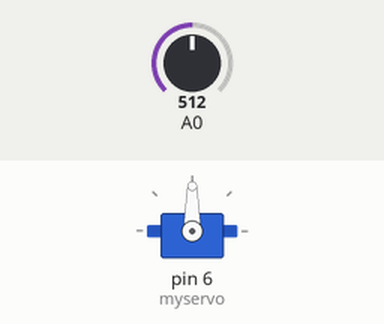
The sketch below on a simulated Arduino Uno, built with avr-gcc and run on an emulated ATmega328P. Shown: servo. The test bench sets the inputs (shaded band); at power-on: A0 = 512.

Above: at 1.2 s.
1.3 s: A0 set to 488
At 2.2 s:
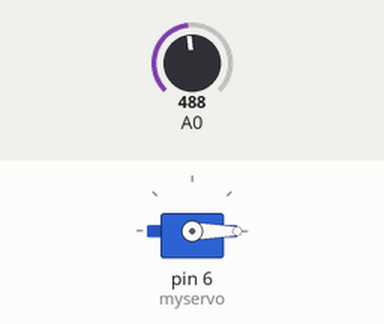
2.8 s: A0 set to 510
At 3.3 s:
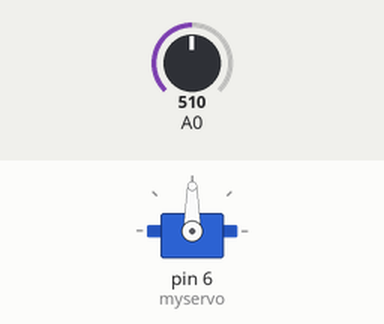
4.3 s: A0 set to 490
At 5.7 s:
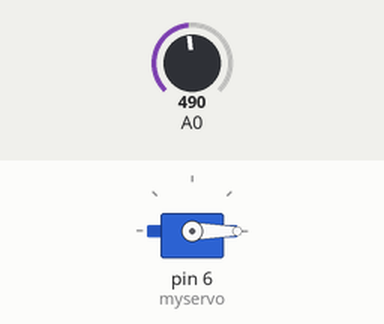
Timing chart, 0 to 7.3 s (numbered marks = the images above; inputs shaded):
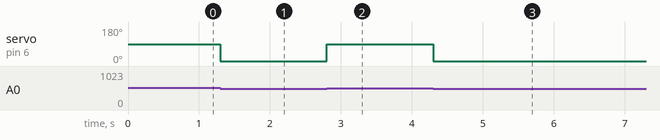

Measured:
- the behaviour switches between 501 and 500 on A0 (found by bisection; images 0 and 1)
- after the input at 1.3 s, servo on pin 6 (myservo): 90° → 0° at once
- after the input at 2.8 s, servo on pin 6 (myservo): 0° → 90° at once
- after the input at 4.3 s, servo on pin 6 (myservo): 90° → 0° at once

The sketch:

servo_cds_control.ino
```cpp
// 조도센서 활용하여 어두워지면 서보 모터 실행

#include <Servo.h>
Servo myservo;

void setup() {
  myservo.attach(6);
}

void loop() {
  if (analogRead(A0) >500){
    myservo.write(90);
  }
  else{
    myservo.write(0);
  }
}
```
